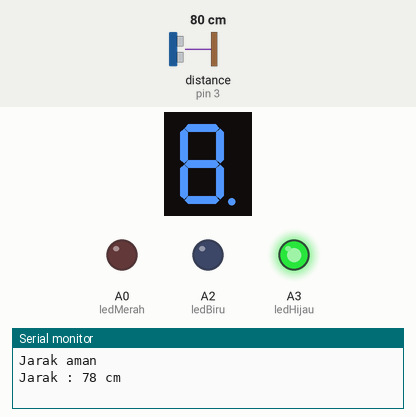
Recording of a sketch running on a simulated Arduino Uno, built with avr-gcc and run on an emulated ATmega328P. Shown: 1-digit seven-segment display, output pins drawn as LEDs (lit = HIGH), the last lines printed to the serial monitor. Wiring (inferred from the names in the program): ultrasonic range finder: trigger pin 2; echo pin 3. Inputs (shaded band) come from the test bench; at power-on: distance to the obstacle (sensor on pin 3) 80 cm. The echo pulse lasts 58.3 µs per cm; pins used as bus, display or sensor lines are not drawn.

Above: at 1.9 s.
2.0 s: distance to the obstacle (sensor on pin 3) set to 54 cm
4.4 s: distance to the obstacle (sensor on pin 3) set to 48 cm
At 5.9 s:
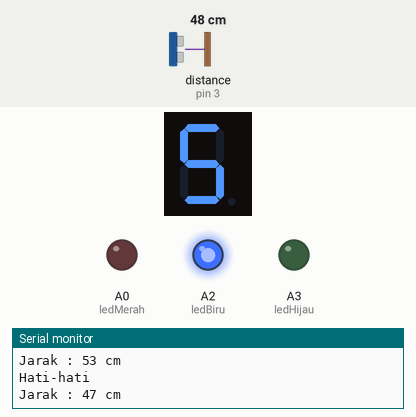
7.1 s: distance to the obstacle (sensor on pin 3) set to 13 cm
10.0 s: distance to the obstacle (sensor on pin 3) set to 10 cm
At 11.9 s:
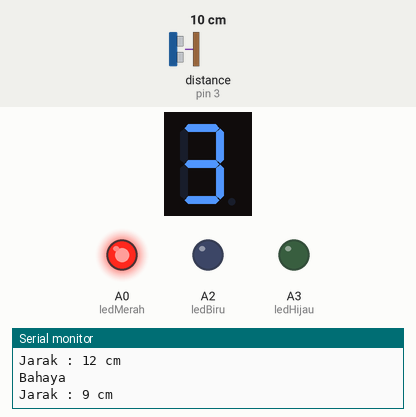
Timing chart, 0 to 13.4 s (numbered marks = the images above; inputs shaded):
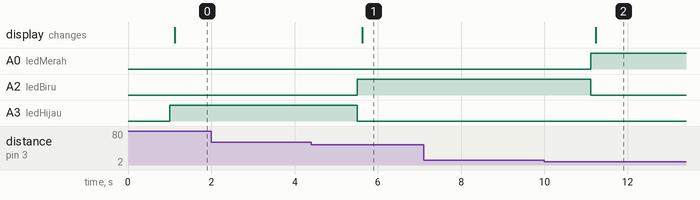

Measured:
- the behaviour switches between 52 and 51 cm on distance to the obstacle (sensor on pin 3) (found by bisection; images 0 and 1)
- the behaviour switches between 12 and 11 cm on distance to the obstacle (sensor on pin 3) (found by bisection; images 1 and 2)
- after the input at 4.4 s, A2 (ledBiru): LOW → HIGH after 1.1 s; A3 (ledHijau): HIGH → LOW after 1.1 s; the display: changes after 1.2 s (image 1)
- after the input at 10.0 s, A0 (ledMerah): LOW → HIGH after 1.1 s; A2 (ledBiru): HIGH → LOW after 1.1 s; the display: changes after 1.2 s (image 2)

The sketch:

Jarak_Parkir.ino
```cpp
#include <SevSeg.h>
#include <elapsedMillis.h>

SevSeg sevseg;
elapsedMillis timeElapsed;
unsigned int interval = 500;
byte theNum = 0;
const int trigPin = 2;
const int echoPin = 3;
const int ledHijau = A3;
const int ledBiru = A2;
const int ledMerah = A0;
int distance;
int duration;

void setup()
{
  Serial.begin(9600);
  pinMode(trigPin, OUTPUT);
  pinMode(echoPin, INPUT);
  pinMode(ledHijau, OUTPUT);
  pinMode(ledBiru, OUTPUT);
  pinMode(ledMerah, OUTPUT);

  byte numDigits=1;
  byte digitPins[] = {};
  byte segmentPins[]= {4,5,6,7,8,9,10,11};
  bool resistorsOnSegments = true;

  byte hardwareConfig = COMMON_CATHODE;
  sevseg.begin(hardwareConfig, numDigits, digitPins, segmentPins, resistorsOnSegments);
  sevseg.setBrightness(100);
}
byte angka = 0;

void loop()
{
  long duration, distance;
  digitalWrite(trigPin, LOW);
  delayMicroseconds(2);
  digitalWrite(trigPin, HIGH);
  delayMicroseconds(10);
  digitalWrite(trigPin, LOW);
  duration = pulseIn(echoPin, HIGH);
  distance=duration*0.034/2;
  delay(1000);

  if (distance > 50) //Jika jarak lebih dari 30cm

{
      Serial.println("Jarak aman");
      angka  = 8;
      digitalWrite(ledHijau, HIGH); //Menyala
      digitalWrite(ledBiru, LOW); //Mati
      digitalWrite(ledMerah, LOW); //Mati
}

  else if (distance > 10) //Jika kurang dari 30cm

{
      Serial.println("Hati-hati");
      angka = 5;
      digitalWrite(ledHijau, LOW);
      digitalWrite(ledBiru, HIGH);
      digitalWrite(ledMerah, LOW);

}

  else if (distance <= 10) //Jika kurang dari 30cm

{
      Serial.println("Bahaya");
      angka = 3;
      digitalWrite(ledHijau, LOW);
      digitalWrite(ledBiru, LOW);
      digitalWrite(ledMerah, HIGH);

}

{
 Serial.print("Jarak : ");
 Serial.print(distance);
 Serial.println(" cm");
 Serial.println();
 delay(120);
 sevseg.setNumber(angka, angka%2);
 sevseg.refreshDisplay();
}
}
```
